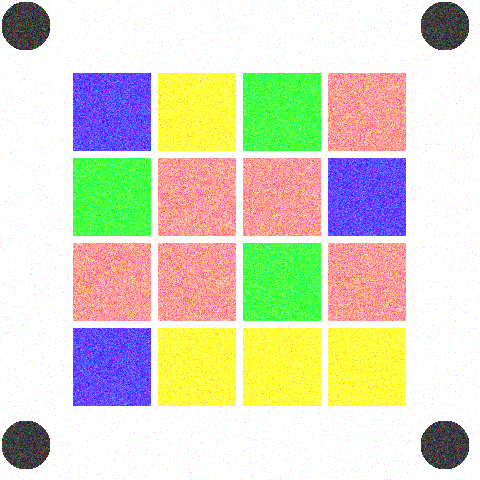
#> input picture images1/noise_1.png, 480 x 480 px
$ python ColourMatrix.py
#> lines starting #> are read from the running program, lines starting #| are printed output that depends on the picture
import cv2
import numpy as np
import math
from sklearn.cluster import DBSCAN
from sklearn.cluster import KMeans


def find_dense_black_clusters(image):
    """
    Find the clusters of dense black pixels.
    :param image: Grayscale map with white pixels as the background and black pixels as the foreground.
    :return: A list of tuples. Each tuple is a coordinate representing the center of the cluster.
    """

    # Get the coordinate of black pixels.
    black_pixels = np.argwhere(image == 0)

    # Convert the coordinates to a format suitable for DBSCAN. The coordinates of OpenCV images are (y, x),
    # while the usual data processing is (x, y).
    X = black_pixels[:, [1, 0]]

    # Apply DBSCAN clustering.
    db = DBSCAN(eps=5, min_samples=3).fit(X)

    # Get clustering results.
    labels = db.labels_
    unique_labels = set(labels)

    clusters = []
    for k in unique_labels:
        # -1 indicates the noise point.
        if k == -1:
            continue
        class_member_mask = (labels == k)
        xy = X[class_member_mask & (labels != -1)]
        # Get the center of mass of the cluster as the representative coordinates.
        c = xy.mean(axis=0)
        clusters.append(tuple(map(int, c)))

    return clusters


def calculate_center(points):
    """
    Calculate all the centers of points.
    :param points: A list of points.
    :return: The center of these list of points.
    """
    x_sum, y_sum = sum(x for x, y in points), sum(y for x, y in points)
    center_x, center_y = x_sum / len(points), y_sum / len(points)
    return center_x, center_y


def polar_angle(point, center):
    """
    Calculate the polar Angle of the point with respect to the center.
    :param point: The coordinate of a point.
    :param center: The center of a list of points.
    :return: The polar Angle of the point with respect to the center.
    """
    dx, dy = point[0] - center[0], point[1] - center[1]
    angle = math.atan2(dy, dx)
    # Convert the Angle to a range of 0 to 2π, ensuring that the clockwise ordering is correct.
    if angle < 0:
        angle += 2 * math.pi
    return angle


def sort_points_clockwise(points):
    """
    Sort the coordinate points in clockwise order.
    :param points: A list of points.
    :return: Points listed in clockwise order.
    """
    center = calculate_center(points)
    sorted_points = sorted(points, key=lambda p: polar_angle(p, center), reverse=True)
    return sorted_points


def getCircle(image_path):
    """
    Get the coordinates to locate the black circle around the image.
    :param image_path: The path of image.
    :return: The coordinates of the four black circles around the image.
    """
    image = cv2.imread(image_path, cv2.IMREAD_GRAYSCALE)
    # Use a threshold to process the image.
    thresh = 20
    _, threshold = cv2.threshold(image, thresh, 255, cv2.THRESH_BINARY)

    # Find the clusters of black pixels.
    clusters = find_dense_black_clusters(threshold)

    # Divide clusters into four categories via k-means algorithm.
    coordinates_np = np.array(clusters)
    kmeans = KMeans(n_clusters=4, random_state=0)
    kmeans.fit(coordinates_np)

    # Gets the center coordinates for each category.
    cluster_centers = kmeans.cluster_centers_
    corners = []
    for i, center in enumerate(cluster_centers):
        x, y = center
        x, y = int(x), int(y)
        corners.append((x, y))

    # Order the four coordinates clockwise.
    sorted_corners = sort_points_clockwise(corners)
    return sorted_corners


def transform(image_path, trans, org=None):
    """
    Restore perspective transformed images to their original shape.
    :param image_path: The path of image.
    :param trans: The coordinates of the four anchor points of the image after perspective transformation.
    :param org: The coordinates of the four anchor points of the original image.
    :return: The image after recovery.
    """
    # Define the four corner coordinates of the transformed rectangle.
    if org is None:
        org = [(0, 0), (0, 480), (480, 480), (480, 0)]

    original_corners = np.float32(org)
    transformed_corners = np.float32(trans)

    # Calculate perspective transformation matrix.
    m = cv2.getPerspectiveTransform(transformed_corners, original_corners)

    # Read the transformed image.
    image = cv2.imread(image_path)

    # Apply the reverse perspective transform.
    restored_image = cv2.warpPerspective(image, m, (image.shape[1], image.shape[0]))

    # Crop image.
    restored_image = restored_image[50:430, 50:430]

    return restored_image


def saturate_hsv_image(image):
    """
    Saturate the pixels to the maximum.
    :param image: Image in RGB format.
    :return: Image in RGB format.
    """

    # Transform image from RGB to HSV.
    hsv_img = cv2.cvtColor(image, cv2.COLOR_BGR2HSV)

    # Split H, S and V channels.
    h, s, v = cv2.split(hsv_img)

    # Set all values of saturation channel to maximum (255).
    s_max = np.ones_like(s) * 255

    # Merge channels with saturation set to maximum.
    hsv_img_max_saturation = cv2.merge((h, s_max, v))

    # Converts the modified HSV image back into the BGR color space.
    bgr_img = cv2.cvtColor(hsv_img_max_saturation, cv2.COLOR_HSV2BGR)

    return bgr_img


def calculate_mean_colors(image):
    """
    Calculate the mean values of each channels in RGB format.
    :param image: Image in RGB format.
    :return: A matrix of tuple consists of the mean value of each channels.
    """
    # Divide image into 4x4 blocks.
    block_size = image.shape[0] // 4

    # Initialise result matrix.
    result_matrix = np.zeros((4, 4, 3), dtype=np.float32)

    for i in range(4):
        for j in range(4):
            # Focus on one block.
            block = image[i * block_size:(i + 1) * block_size, j * block_size:(j + 1) * block_size]

            # Calculate the mean value of each channels.
            mean_bgr = np.mean(block, axis=(0, 1))

            # Converts to a tuple and stores it in the result list
            result_matrix[i, j] = tuple(map(int, mean_bgr))

    return result_matrix.tolist()


def convert_to_color_labels(matrix):
    """
    Get the final classification results.
    :param matrix: A matrix of tuples. Tuples consist of means of each RGB channels.
    :return: The matrix of classification result.
    """

    def map_color(row):
        r, g, b = row
        if b > 150 and r < 150 and g < 150:
            return 'r'
        elif r > 150 and g < 150 and b < 150:
            return 'b'
        elif g > 150 and r < 150 and b < 150:
            return 'g'
        elif g > 150 and b > 150:
            return 'y'
        else:
            return 'w'

    # Apply conversion rules to each element.
    color_labels = [[map_color(pixel) for pixel in row] for row in matrix]
    return color_labels


def colorMatrix(image_path):
    """
    Function that automatically reads a colour pattern image from hard-disc and returns an array representing the colour pattern.
    :param image_path: The file name of image.
    :return: The matrix representing the color pattern.
    """
    # Get the coordinate of four black circles around the image.
    circles = getCircle(image_path)
#> in getCircle, `_, threshold = cv2.threshold(image, thresh, 255, cv2.THRESH_BINARY)`:
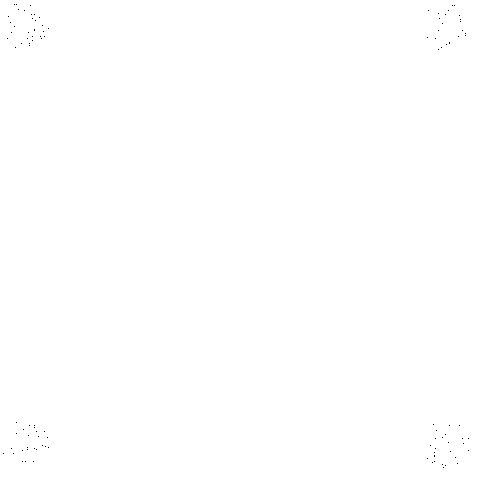
#> threshold: shape (480, 480); 100% white; black in thin lines or dots
#> in find_dense_black_clusters, `black_pixels = np.argwhere(image == 0)`: black_pixels = 105 pairs, first value 4 to 467, second value 3 to 468
#> in find_dense_black_clusters, `X = black_pixels[:, [1, 0]]`: X = 105 pairs, first value 3 to 468, second value 4 to 467
#> in find_dense_black_clusters, `labels = db.labels_`: labels = 105 values, max 9 at index 102, min -1 at index 0, mean 0.962
#> in find_dense_black_clusters, `unique_labels = set(labels)`: unique_labels = 11 items
#> the loop in find_dense_black_clusters, `for k in unique_labels:` made 11 passes
#> (xy, c) on passes 2, 3, 4, 5, 6, 7, 10: ([[459, 15], [460, 19], [460, 21]], [459.7, 18.33]), ([[462, 30], [465, 33], [465, 35]], [464, 32.67]), ([[40, 36], [44, 36], [41, 38]], [41.67, 36.67]), ([[32, 36], [32, 40], [29, 43], [29, 45]], [30.5, 41]), ([[449, 42], [449, 43], [446, 44]], [448, 43]), ([[29, 425], [34, 425], [34, 427], [36, 431]], [33.25, 427]), ([[442, 464], [445, 465], [443, 467]], [443.3, 465.3])
#> c on passes 1, 9: [34.2, 16.6], [433.8, 455.7]
#> after the loop in find_dense_black_clusters, `for k in unique_labels:`: clusters = [(34, 16), (459, 18), (464, 32), (41, 36), (30, 41), (448, 43), (33, 427), (45, 446), (433, 455), (443, 465)]
#> in getCircle, `coordinates_np = np.array(clusters)`: coordinates_np = [[34, 16], [459, 18], [464, 32], [41, 36], [30, 41], [448, 43], [33, 427], [45, 446], [433, 455], [443, 465]]
#> the loop in getCircle, `for i, center in enumerate(cluster_centers):` made 4 passes
#> (x, y) on passes 1 to 4: (457, 31), (39, 436), (35, 31), (438, 460)
#> after the loop in getCircle, `for i, center in enumerate(cluster_centers):`: corners = [(457, 31), (39, 436), (35, 31), (438, 460)]
#> in calculate_center, `x_sum, y_sum = sum(x for x, y in points), sum(y for x, y in points)`: x_sum = 969; y_sum = 958
#> in calculate_center, `center_x, center_y = x_sum / len(points), y_sum / len(points)`: center_x = 242.2; center_y = 239.5
#> in sort_points_clockwise, `center = calculate_center(points)`: center = (242.2, 239.5)
#> in polar_angle, `dx, dy = point[0] - center[0], point[1] - center[1]`: dx = 214.8; dy = -208.5
#> in polar_angle, `angle = math.atan2(dy, dx)`: angle = -0.771
#> in polar_angle, `angle += 2 * math.pi`: angle = 5.51
#> in sort_points_clockwise, `sorted_points = sorted(points, key=lambda p: polar_angle(p, center), r..`: sorted_points = [(457, 31), (35, 31), (39, 436), (438, 460)]
#> circles = [(457, 31), (35, 31), (39, 436), (438, 460)]

    # Restored image to original shape.
    restored_img = transform(image_path, circles)
#> in transform, `transformed_corners = np.float32(trans)`: transformed_corners = [[457, 31], [35, 31], [39, 436], [438, 460]]
#> in transform, `m = cv2.getPerspectiveTransform(transformed_corners, original_corners)`: m = [[-1.55e-17, 1.12, -34.87], [-1.14, -0.0504, 522], [0.000149, -0.00013, 1]]
#> in transform, image is the input picture: shape (480, 480, 3); mean B, G, R 196.4, 217.1, 220.5
#> in transform, `restored_image = restored_image[50:430, 50:430]`:
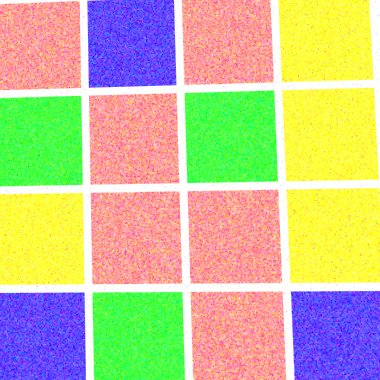
#> restored_image: shape (380, 380, 3); mean B, G, R 148.2, 192.4, 199.4

    # Increase pixel saturation.
    restored_img = saturate_hsv_image(restored_img)
#> in saturate_hsv_image, `hsv_img = cv2.cvtColor(image, cv2.COLOR_BGR2HSV)`: hsv_img: shape (380, 380, 3); mean H, S, V 68.1, 141.6, 254
#> in saturate_hsv_image, `h, s, v = cv2.split(hsv_img)`:
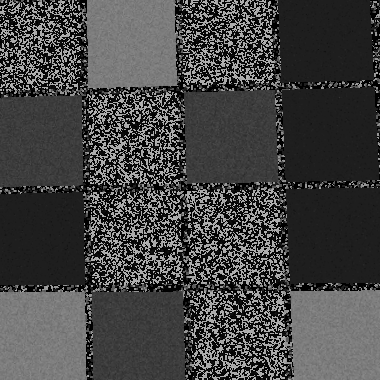
#> h: shape (380, 380); min 0, max 179, mean 68.1
#> in saturate_hsv_image, `h, s, v = cv2.split(hsv_img)`:
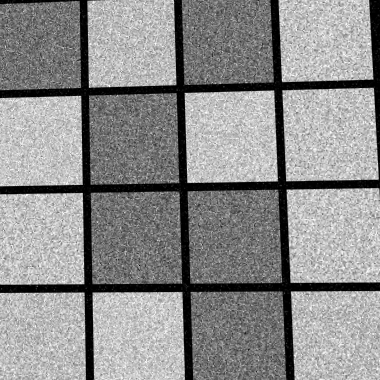
#> s: shape (380, 380); min 0, max 255, mean 141.6
#> in saturate_hsv_image, `hsv_img_max_saturation = cv2.merge((h, s_max, v))`: hsv_img_max_saturation: shape (380, 380, 3); mean H, S, V 68.1, 255, 254
#> in saturate_hsv_image, `bgr_img = cv2.cvtColor(hsv_img_max_saturation, cv2.COLOR_HSV2BGR)`:
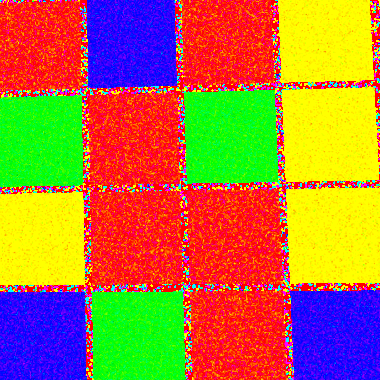
#> bgr_img: shape (380, 380, 3); mean B, G, R 61.4, 120.5, 174.2

    # Apply Gaussian Blur
    restored_img = cv2.GaussianBlur(restored_img, ksize=(5, 5), sigmaX=50)
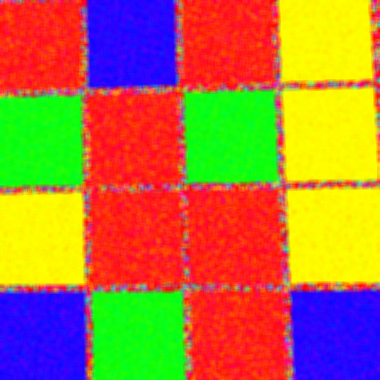
#> restored_img: shape (380, 380, 3); mean B, G, R 61.4, 120.5, 174.2

    # Get the color pattern.
    res = calculate_mean_colors(restored_img)
#> after the loop in calculate_mean_colors, `for i in range(4):`:
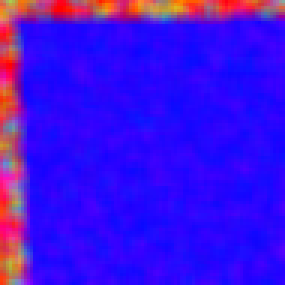
#> block: shape (95, 95, 3) (shown 3 times larger); mean B, G, R 230.8, 15, 62
#> res = 4 items
    res = convert_to_color_labels(res)
#> in convert_to_color_labels, `color_labels = [[map_color(pixel) for pixel in row] for row in matrix]`: color_labels = [['r', 'b', 'r', 'y'], ['g', 'r', 'g', 'y'], ['y', 'r', 'r', 'y'], ['b', 'g', 'r', 'b']]
#> res has the same summary as color_labels in convert_to_color_labels

    return res


if __name__ == "__main__":
    image_path = 'images1/noise_1.png'

    # Get the color matrix.
    result = colorMatrix(image_path)
#> result has the same summary as color_labels in convert_to_color_labels
    print(result)
#| [['r', 'b', 'r', 'y'], ['g', 'r', 'g', 'y'], ['y', 'r', 'r', 'y'], ['b', 'g', 'r', 'b']]

$ run again, with images1/noise_2.png copied over images1/noise_1.png
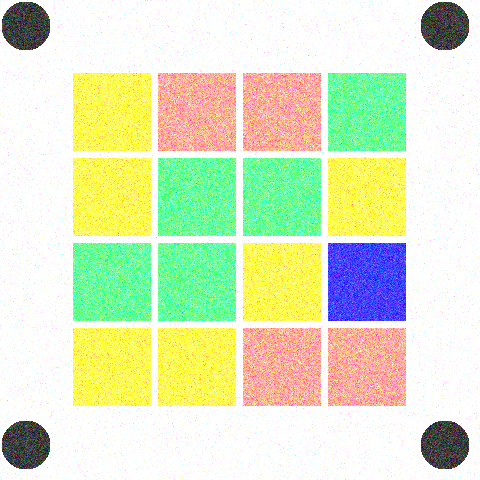
#> input picture images1/noise_2.png, 480 x 480 px
#> in getCircle, `image = cv2.imread(image_path, cv2.IMREAD_GRAYSCALE)`:
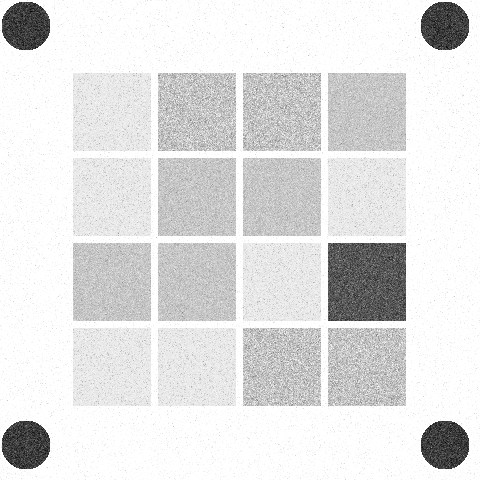
#> image: shape (480, 480); min 5, max 255, mean 225.7
#> threshold: shape (480, 480); 100% white; black in thin lines or dots
#> black_pixels = 112 pairs, first value 4 to 466, second value 5 to 465
#> X = 112 pairs, first value 5 to 465, second value 4 to 466
#> labels = 112 values, max 10 at index 84, min -1 at index 0, mean 1.62
#> unique_labels = 12 items
#> the loop in find_dense_black_clusters, `for k in unique_labels:` made 12 passes
#> (xy, c) on passes 1, 3, 4, 6, 7, 8, 9: ([[447, 5], [450, 5], [450, 7]], [449, 5.67]), ([[462, 16], [462, 20], [462, 22]], [462, 19.33]), ([[9, 25], [6, 29], [10, 29], [12, 30]], [9.25, 28.25]), ([[22, 40], [22, 42], [23, 45]], [22.33, 42.33]), ([[441, 45], [439, 46], [438, 49]], [439.3, 46.67]), ([[446, 46], [446, 47], [447, 47], [451, 47]], [447.5, 46.75]), ([[451, 428], [455, 430], [450, 431]], [452, 429.7])
#> after the loop in find_dense_black_clusters, `for k in unique_labels:`: clusters = [(449, 5), (30, 9), (462, 19), (9, 28), (437, 29), (22, 42), (439, 46), (447, 46), (452, 429), (17, 435), (433, 441)]
#> coordinates_np = [[449, 5], [30, 9], [462, 19], [9, 28], [437, 29], [22, 42], [439, 46], [447, 46], [452, 429], [17, 435], [433, 441]]
#> the loop in getCircle, `for i, center in enumerate(cluster_centers):` made 4 passes
#> (x, y) on passes 1 to 4: (446, 29), (442, 435), (20, 26), (17, 435)
#> after the loop in getCircle, `for i, center in enumerate(cluster_centers):`: corners = [(446, 29), (442, 435), (20, 26), (17, 435)]
#> x_sum = 925
#> center_x = 231.2
#> center = (231.2, 231.2)
#> dx = 214.8; dy = -202.2
#> in polar_angle, `angle = math.atan2(dy, dx)`: angle = -0.755
#> in polar_angle, `angle += 2 * math.pi`: angle = 5.53
#> sorted_points = [(446, 29), (20, 26), (17, 435), (442, 435)]
#> transformed_corners = [[446, 29], [20, 26], [17, 435], [442, 435]]
#> m = [[-0.00824, 1.17, -30.26], [-1.13, -0.0111, 502.6], [-1.72e-05, -6.03e-06, 1]]
#> in transform, image is the input picture: shape (480, 480, 3); mean B, G, R 197.4, 233.1, 222.9
#> hsv_img: shape (380, 380, 3); mean H, S, V 54, 126.8, 254.1
#> hsv_img_max_saturation: shape (380, 380, 3); mean H, S, V 54, 255, 254.1
#> after the loop in calculate_mean_colors, `for i in range(4):`:
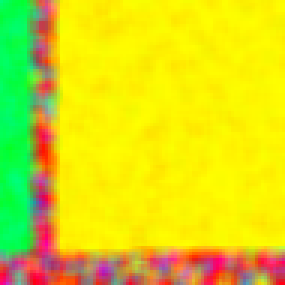
#> block: shape (95, 95, 3) (shown 3 times larger); mean B, G, R 23.4, 217.9, 218.6
#> in colorMatrix, `res = calculate_mean_colors(restored_img)`: res = 4 items
#> color_labels = [['g', 'y', 'b', 'r'], ['r', 'g', 'y', 'r'], ['r', 'g', 'g', 'y'], ['y', 'y', 'g', 'y']]
#> in colorMatrix, `res = convert_to_color_labels(res)`: res has the same summary as color_labels in convert_to_color_labels
#> result has the same summary as color_labels in convert_to_color_labels
#| [['g', 'y', 'b', 'r'], ['r', 'g', 'y', 'r'], ['r', 'g', 'g', 'y'], ['y', 'y', 'g', 'y']]

$ run again, with images1/noise_3.png copied over images1/noise_1.png
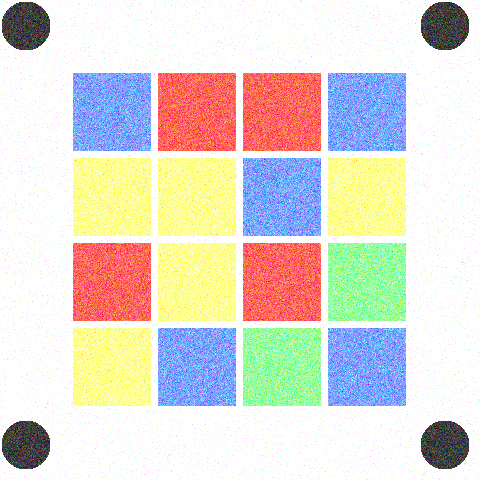
#> input picture images1/noise_3.png, 480 x 480 px
#> in getCircle, `image = cv2.imread(image_path, cv2.IMREAD_GRAYSCALE)`:
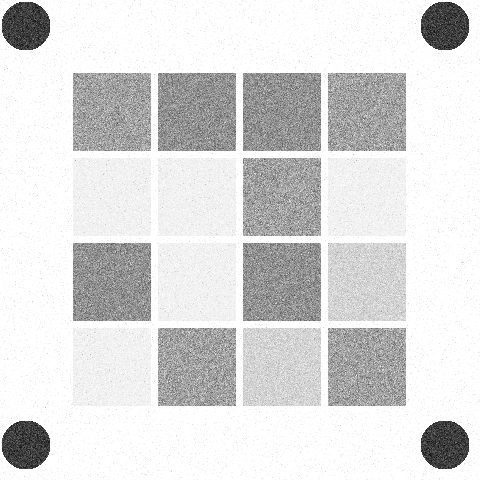
#> image: shape (480, 480); min 4, max 255, mean 219.8
#> threshold: shape (480, 480); 100% white; black in thin lines or dots
#> black_pixels = 89 pairs, first value 2 to 467, second value 3 to 458
#> X = 89 pairs, first value 3 to 458, second value 2 to 467
#> labels = 89 values, max 5 at index 70, min -1 at index 0, mean 0.494
#> unique_labels = 7 items
#> the loop in find_dense_black_clusters, `for k in unique_labels:` made 7 passes
#> c on passes 2, 4, 5, 6: [433.8, 30.2], [43.33, 443], [13.17, 451.8], [431.7, 455]
#> after the loop in find_dense_black_clusters, `for k in unique_labels:`: clusters = [(12, 19), (433, 30), (450, 45), (43, 443), (13, 451), (431, 455)]
#> coordinates_np = [[12, 19], [433, 30], [450, 45], [43, 443], [13, 451], [431, 455]]
#> the loop in getCircle, `for i, center in enumerate(cluster_centers):` made 4 passes
#> (x, y) on passes 1 to 4: (28, 447), (441, 37), (12, 19), (431, 455)
#> after the loop in getCircle, `for i, center in enumerate(cluster_centers):`: corners = [(28, 447), (441, 37), (12, 19), (431, 455)]
#> x_sum = 912; y_sum = 958
#> center_x = 228; center_y = 239.5
#> center = (228, 239.5)
#> dx = -200; dy = 207.5
#> in polar_angle, `angle = math.atan2(dy, dx)`: angle = 2.34
#> sorted_points = [(441, 37), (12, 19), (28, 447), (431, 455)]
#> transformed_corners = [[441, 37], [12, 19], [28, 447], [431, 455]]
#> m = [[-0.0441, 1.05, -19.44], [-1.11, -0.0267, 492.3], [-4.56e-05, -0.000141, 1]]
#> in transform, image is the input picture: shape (480, 480, 3); mean B, G, R 211.1, 219.4, 224.8
#> hsv_img: shape (380, 380, 3); mean H, S, V 65.5, 112.2, 254.1
#> hsv_img_max_saturation: shape (380, 380, 3); mean H, S, V 65.5, 255, 254.1
#> after the loop in calculate_mean_colors, `for i in range(4):`:
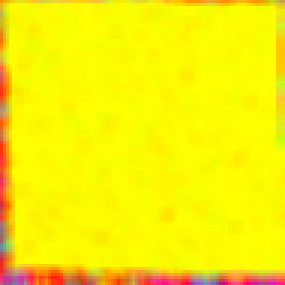
#> block: shape (95, 95, 3) (shown 3 times larger); mean B, G, R 5.5, 238.8, 249.6
#> in colorMatrix, `res = calculate_mean_colors(restored_img)`: res = 4 items
#> color_labels = [['b', 'y', 'g', 'b'], ['r', 'b', 'r', 'g'], ['r', 'y', 'y', 'b'], ['b', 'y', 'r', 'y']]
#> in colorMatrix, `res = convert_to_color_labels(res)`: res has the same summary as color_labels in convert_to_color_labels
#> result has the same summary as color_labels in convert_to_color_labels
#| [['b', 'y', 'g', 'b'], ['r', 'b', 'r', 'g'], ['r', 'y', 'y', 'b'], ['b', 'y', 'r', 'y']]

$ run again, with images1/noise_4.png copied over images1/noise_1.png
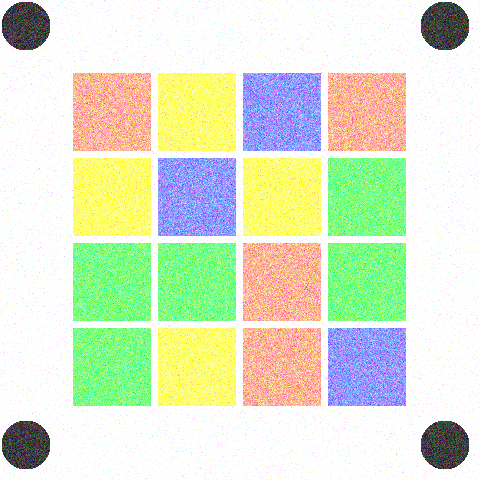
#> input picture images1/noise_4.png, 480 x 480 px
#> threshold: shape (480, 480); 99.9% white; black in thin lines or dots
#> black_pixels = 121 pairs, first value 5 to 467, second value 2 to 467
#> X = 121 pairs, first value 2 to 467, second value 5 to 467
#> labels = 121 values, max 11 at index 93, min -1 at index 0, mean 2.11
#> unique_labels = 13 items
#> the loop in find_dense_black_clusters, `for k in unique_labels:` made 13 passes
#> c on passes 1, 4, 5, 6, 9, 10: [27.2, 9.2], [29.71, 28], [443.1, 44.29], [15, 43.33], [432.3, 450.7], [12.17, 454]
#> after the loop in find_dense_black_clusters, `for k in unique_labels:`: clusters = [(27, 9), (13, 21), (444, 21), (29, 28), (443, 44), (15, 43), (25, 430), (5, 442), (432, 450), (12, 454), (47, 451), (33, 451)]
#> coordinates_np = [[27, 9], [13, 21], [444, 21], [29, 28], [443, 44], [15, 43], [25, 430], [5, 442], [432, 450], [12, 454], [47, 451], [33, 451]]
#> the loop in getCircle, `for i, center in enumerate(cluster_centers):` made 4 passes
#> (x, y) on passes 1 to 4: (24, 445), (21, 25), (443, 32), (432, 450)
#> after the loop in getCircle, `for i, center in enumerate(cluster_centers):`: corners = [(24, 445), (21, 25), (443, 32), (432, 450)]
#> x_sum = 920; y_sum = 952
#> center_x = 230; center_y = 238
#> center = (230, 238)
#> dx = -206; dy = 207
#> in polar_angle, `angle = math.atan2(dy, dx)`: angle = 2.35
#> sorted_points = [(443, 32), (21, 25), (24, 445), (432, 450)]
#> transformed_corners = [[443, 32], [21, 25], [24, 445], [432, 450]]
#> m = [[-0.0183, 1.1, -27.18], [-1.13, -0.0299, 503.5], [-8.98e-06, -7.9e-05, 1]]
#> in transform, image is the input picture: shape (480, 480, 3); mean B, G, R 205.5, 231.4, 221.5
#> hsv_img: shape (380, 380, 3); mean H, S, V 58, 110.9, 254.1
#> hsv_img_max_saturation: shape (380, 380, 3); mean H, S, V 58, 255, 254.1
#> after the loop in calculate_mean_colors, `for i in range(4):`:
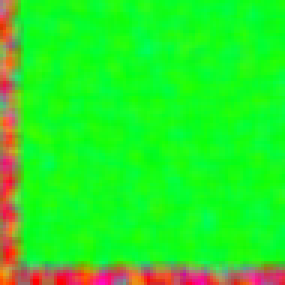
#> block: shape (95, 95, 3) (shown 3 times larger); mean B, G, R 36.5, 233, 40.5
#> in colorMatrix, `res = calculate_mean_colors(restored_img)`: res = 4 items
#> color_labels = [['r', 'g', 'g', 'b'], ['b', 'y', 'r', 'r'], ['y', 'b', 'g', 'y'], ['r', 'y', 'g', 'g']]
#> in colorMatrix, `res = convert_to_color_labels(res)`: res has the same summary as color_labels in convert_to_color_labels
#> result has the same summary as color_labels in convert_to_color_labels
#| [['r', 'g', 'g', 'b'], ['b', 'y', 'r', 'r'], ['y', 'b', 'g', 'y'], ['r', 'y', 'g', 'g']]
